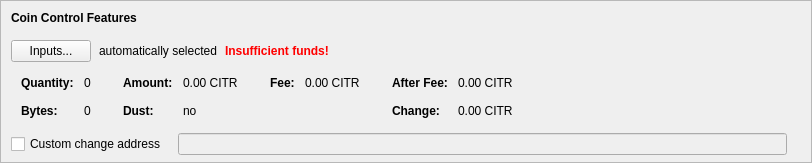
    <widget class="QFrame" name="frameCoinControl">
     <property name="sizePolicy">
      <sizepolicy hsizetype="Expanding" vsizetype="Expanding">
       <horstretch>0</horstretch>
       <verstretch>0</verstretch>
      </sizepolicy>
     </property>
     <property name="maximumSize">
      <size>
       <width>16777215</width>
       <height>16777215</height>
      </size>
     </property>
     <property name="frameShape">
      <enum>QFrame::StyledPanel</enum>
     </property>
     <property name="frameShadow">
      <enum>QFrame::Sunken</enum>
     </property>
     <layout class="QVBoxLayout" name="verticalLayoutCoinControl2">
      <property name="spacing">
       <number>0</number>
      </property>
      <property name="leftMargin">
       <number>0</number>
      </property>
      <property name="topMargin">
       <number>0</number>
      </property>
      <property name="rightMargin">
       <number>0</number>
      </property>
      <property name="bottomMargin">
       <number>6</number>
      </property>
      <item>
       <layout class="QVBoxLayout" name="verticalLayoutCoinControl" stretch="0,0,0,0,1">
        <property name="spacing">
         <number>0</number>
        </property>
        <property name="leftMargin">
         <number>10</number>
        </property>
        <property name="topMargin">
         <number>10</number>
        </property>
        <item>
         <layout class="QHBoxLayout" name="horizontalLayoutCoinControl1">
          <property name="bottomMargin">
           <number>15</number>
          </property>
          <item>
           <widget class="QLabel" name="labelCoinControlFeatures">
            <property name="sizePolicy">
             <sizepolicy hsizetype="Preferred" vsizetype="Maximum">
              <horstretch>0</horstretch>
              <verstretch>0</verstretch>
             </sizepolicy>
            </property>
            <property name="font">
             <font>
              <weight>75</weight>
              <bold>true</bold>
             </font>
            </property>
            <property name="styleSheet">
             <string notr="true">font-weight:bold;</string>
            </property>
            <property name="text">
             <string>Coin Control Features</string>
            </property>
           </widget>
          </item>
         </layout>
        </item>
        <item>
         <layout class="QHBoxLayout" name="horizontalLayoutCoinControl2" stretch="0,0,0,0">
          <property name="spacing">
           <number>8</number>
          </property>
          <property name="bottomMargin">
           <number>10</number>
          </property>
          <item>
           <widget class="QPushButton" name="pushButtonCoinControl">
            <property name="styleSheet">
             <string notr="true"/>
            </property>
            <property name="text">
             <string>Inputs...</string>
            </property>
            <property name="autoDefault">
             <bool>false</bool>
            </property>
           </widget>
          </item>
          <item>
           <widget class="QLabel" name="labelCoinControlAutomaticallySelected">
            <property name="text">
             <string>automatically selected</string>
            </property>
            <property name="margin">
             <number>5</number>
            </property>
           </widget>
          </item>
          <item>
           <widget class="QLabel" name="labelCoinControlInsuffFunds">
            <property name="font">
             <font>
              <weight>75</weight>
              <bold>true</bold>
             </font>
            </property>
            <property name="styleSheet">
             <string notr="true">color:red;font-weight:bold;</string>
            </property>
            <property name="text">
             <string>Insufficient funds!</string>
            </property>
            <property name="margin">
             <number>5</number>
            </property>
           </widget>
          </item>
          <item>
           <spacer name="horizontalSpacerCoinControl">
            <property name="orientation">
             <enum>Qt::Horizontal</enum>
            </property>
            <property name="sizeHint" stdset="0">
             <size>
              <width>40</width>
              <height>1</height>
             </size>
            </property>
           </spacer>
          </item>
         </layout>
        </item>
        <item>
         <widget class="QWidget" name="widgetCoinControl" native="true">
          <property name="sizePolicy">
           <sizepolicy hsizetype="Preferred" vsizetype="Preferred">
            <horstretch>0</horstretch>
            <verstretch>0</verstretch>
           </sizepolicy>
          </property>
          <property name="minimumSize">
           <size>
            <width>0</width>
            <height>0</height>
           </size>
          </property>
          <property name="styleSheet">
           <string notr="true"/>
          </property>
          <layout class="QHBoxLayout" name="horizontalLayoutCoinControl5">
           <property name="leftMargin">
            <number>0</number>
           </property>
           <property name="topMargin">
            <number>0</number>
           </property>
           <property name="rightMargin">
            <number>0</number>
           </property>
           <property name="bottomMargin">
            <number>0</number>
           </property>
           <item>
            <layout class="QHBoxLayout" name="horizontalLayoutCoinControl3" stretch="0,0,0,1">
             <property name="spacing">
              <number>20</number>
             </property>
             <property name="topMargin">
              <number>0</number>
             </property>
             <property name="bottomMargin">
              <number>10</number>
             </property>
             <item>
              <layout class="QFormLayout" name="formLayoutCoinControl1">
               <property name="horizontalSpacing">
                <number>10</number>
               </property>
               <property name="verticalSpacing">
                <number>14</number>
               </property>
               <property name="leftMargin">
                <number>10</number>
               </property>
               <property name="topMargin">
                <number>4</number>
               </property>
               <property name="rightMargin">
                <number>6</number>
               </property>
               <item row="0" column="0">
                <widget class="QLabel" name="labelCoinControlQuantityText">
                 <property name="font">
                  <font>
                   <weight>75</weight>
                   <bold>true</bold>
                  </font>
                 </property>
                 <property name="text">
                  <string>Quantity:</string>
                 </property>
                 <property name="margin">
                  <number>0</number>
                 </property>
                </widget>
               </item>
               <item row="0" column="1">
                <widget class="QLabel" name="labelCoinControlQuantity">
                 <property name="cursor">
                  <cursorShape>IBeamCursor</cursorShape>
                 </property>
                 <property name="contextMenuPolicy">
                  <enum>Qt::ActionsContextMenu</enum>
                 </property>
                 <property name="text">
                  <string notr="true">0</string>
                 </property>
                 <property name="margin">
                  <number>0</number>
                 </property>
                 <property name="textInteractionFlags">
                  <set>Qt::LinksAccessibleByMouse|Qt::TextSelectableByKeyboard|Qt::TextSelectableByMouse</set>
                 </property>
                </widget>
               </item>
               <item row="1" column="0">
                <widget class="QLabel" name="labelCoinControlBytesText">
                 <property name="font">
                  <font>
                   <weight>75</weight>
                   <bold>true</bold>
                  </font>
                 </property>
                 <property name="text">
                  <string>Bytes:</string>
                 </property>
                </widget>
               </item>
               <item row="1" column="1">
                <widget class="QLabel" name="labelCoinControlBytes">
                 <property name="cursor">
                  <cursorShape>IBeamCursor</cursorShape>
                 </property>
                 <property name="contextMenuPolicy">
                  <enum>Qt::ActionsContextMenu</enum>
                 </property>
                 <property name="text">
                  <string notr="true">0</string>
                 </property>
                 <property name="textInteractionFlags">
                  <set>Qt::LinksAccessibleByMouse|Qt::TextSelectableByKeyboard|Qt::TextSelectableByMouse</set>
                 </property>
                </widget>
               </item>
              </layout>
             </item>
             <item>
              <layout class="QFormLayout" name="formLayoutCoinControl2">
               <property name="horizontalSpacing">
                <number>10</number>
               </property>
               <property name="verticalSpacing">
                <number>14</number>
               </property>
               <property name="leftMargin">
                <number>6</number>
               </property>
               <property name="topMargin">
                <number>4</number>
               </property>
               <property name="rightMargin">
                <number>6</number>
               </property>
               <item row="0" column="0">
                <widget class="QLabel" name="labelCoinControlAmountText">
                 <property name="font">
                  <font>
                   <weight>75</weight>
                   <bold>true</bold>
                  </font>
                 </property>
                 <property name="text">
                  <string>Amount:</string>
                 </property>
                 <property name="margin">
                  <number>0</number>
                 </property>
                </widget>
               </item>
               <item row="0" column="1">
                <widget class="QLabel" name="labelCoinControlAmount">
                 <property name="cursor">
                  <cursorShape>IBeamCursor</cursorShape>
                 </property>
                 <property name="contextMenuPolicy">
                  <enum>Qt::ActionsContextMenu</enum>
                 </property>
                 <property name="text">
                  <string notr="true">0.00 CITR</string>
                 </property>
                 <property name="textInteractionFlags">
                  <set>Qt::LinksAccessibleByMouse|Qt::TextSelectableByKeyboard|Qt::TextSelectableByMouse</set>
                 </property>
                </widget>
               </item>
               <item row="1" column="0">
                <widget class="QLabel" name="labelCoinControlLowOutputText">
                 <property name="font">
                  <font>
                   <weight>75</weight>
                   <bold>true</bold>
                  </font>
                 </property>
                 <property name="text">
                  <string>Dust:</string>
                 </property>
                </widget>
               </item>
               <item row="1" column="1">
                <widget class="QLabel" name="labelCoinControlLowOutput">
                 <property name="cursor">
                  <cursorShape>IBeamCursor</cursorShape>
                 </property>
                 <property name="contextMenuPolicy">
                  <enum>Qt::ActionsContextMenu</enum>
                 </property>
                 <property name="text">
                  <string notr="true">no</string>
                 </property>
                 <property name="textInteractionFlags">
                  <set>Qt::LinksAccessibleByMouse|Qt::TextSelectableByKeyboard|Qt::TextSelectableByMouse</set>
                 </property>
                </widget>
               </item>
              </layout>
             </item>
             <item>
              <layout class="QFormLayout" name="formLayoutCoinControl3">
               <property name="horizontalSpacing">
                <number>10</number>
               </property>
               <property name="verticalSpacing">
                <number>14</number>
               </property>
               <property name="leftMargin">
                <number>6</number>
               </property>
               <property name="topMargin">
                <number>4</number>
               </property>
               <property name="rightMargin">
                <number>6</number>
               </property>
               <item row="0" column="0">
                <widget class="QLabel" name="labelCoinControlFeeText">
                 <property name="font">
                  <font>
                   <weight>75</weight>
                   <bold>true</bold>
                  </font>
                 </property>
                 <property name="text">
                  <string>Fee:</string>
                 </property>
                 <property name="margin">
                  <number>0</number>
                 </property>
                </widget>
               </item>
               <item row="0" column="1">
                <widget class="QLabel" name="labelCoinControlFee">
                 <property name="cursor">
                  <cursorShape>IBeamCursor</cursorShape>
                 </property>
                 <property name="contextMenuPolicy">
                  <enum>Qt::ActionsContextMenu</enum>
                 </property>
                 <property name="text">
                  <string notr="true">0.00 CITR</string>
                 </property>
                 <property name="textInteractionFlags">
                  <set>Qt::LinksAccessibleByMouse|Qt::TextSelectableByKeyboard|Qt::TextSelectableByMouse</set>
                 </property>
                </widget>
               </item>
             </layout>
             </item>
             <item>
              <layout class="QFormLayout" name="formLayoutCoinControl4">
               <property name="horizontalSpacing">
                <number>10</number>
               </property>
               <property name="verticalSpacing">
                <number>14</number>
               </property>
               <property name="leftMargin">
                <number>6</number>
               </property>
               <property name="topMargin">
                <number>4</number>
               </property>
               <property name="rightMargin">
                <number>6</number>
               </property>
               <item row="0" column="0">
                <widget class="QLabel" name="labelCoinControlAfterFeeText">
                 <property name="font">
                  <font>
                   <weight>75</weight>
                   <bold>true</bold>
                  </font>
                 </property>
                 <property name="text">
                  <string>After Fee:</string>
                 </property>
                 <property name="margin">
                  <number>0</number>
                 </property>
                </widget>
               </item>
               <item row="0" column="1">
                <widget class="QLabel" name="labelCoinControlAfterFee">
                 <property name="cursor">
                  <cursorShape>IBeamCursor</cursorShape>
                 </property>
                 <property name="contextMenuPolicy">
                  <enum>Qt::ActionsContextMenu</enum>
                 </property>
                 <property name="text">
                  <string notr="true">0.00 CITR</string>
                 </property>
                 <property name="textInteractionFlags">
                  <set>Qt::LinksAccessibleByMouse|Qt::TextSelectableByKeyboard|Qt::TextSelectableByMouse</set>
                 </property>
                </widget>
               </item>
               <item row="1" column="0">
                <widget class="QLabel" name="labelCoinControlChangeText">
                 <property name="font">
                  <font>
                   <weight>75</weight>
                   <bold>true</bold>
                  </font>
                 </property>
                 <property name="text">
                  <string>Change:</string>
                 </property>
                </widget>
               </item>
               <item row="1" column="1">
                <widget class="QLabel" name="labelCoinControlChange">
                 <property name="cursor">
                  <cursorShape>IBeamCursor</cursorShape>
                 </property>
                 <property name="contextMenuPolicy">
                  <enum>Qt::ActionsContextMenu</enum>
                 </property>
                 <property name="text">
                  <string notr="true">0.00 CITR</string>
                 </property>
                 <property name="textInteractionFlags">
                  <set>Qt::LinksAccessibleByMouse|Qt::TextSelectableByKeyboard|Qt::TextSelectableByMouse</set>
                 </property>
                </widget>
               </item>
              </layout>
             </item>
            </layout>
           </item>
          </layout>
         </widget>
        </item>
        <item>
         <layout class="QHBoxLayout" name="horizontalLayoutCoinControl4" stretch="0,0,0">
          <property name="spacing">
           <number>12</number>
          </property>
          <property name="sizeConstraint">
           <enum>QLayout::SetDefaultConstraint</enum>
          </property>
          <property name="topMargin">
           <number>5</number>
          </property>
          <property name="rightMargin">
           <number>5</number>
          </property>
          <item>
           <widget class="QCheckBox" name="checkBoxCoinControlChange">
            <property name="toolTip">
             <string>If this is activated, but the change address is empty or invalid, change will be sent to a newly generated address.</string>
            </property>
            <property name="text">
             <string>Custom change address</string>
            </property>
           </widget>
          </item>
          <item>
           <widget class="QValidatedLineEdit" name="lineEditCoinControlChange">
            <property name="enabled">
             <bool>false</bool>
            </property>
            <property name="sizePolicy">
             <sizepolicy hsizetype="Expanding" vsizetype="Fixed">
              <horstretch>0</horstretch>
              <verstretch>0</verstretch>
             </sizepolicy>
            </property>
           </widget>
          </item>
          <item>
           <widget class="QLabel" name="labelCoinControlChangeLabel">
            <property name="sizePolicy">
             <sizepolicy hsizetype="Preferred" vsizetype="Expanding">
              <horstretch>0</horstretch>
              <verstretch>0</verstretch>
             </sizepolicy>
            </property>
            <property name="minimumSize">
             <size>
              <width>0</width>
              <height>0</height>
             </size>
            </property>
            <property name="text">
             <string/>
            </property>
            <property name="margin">
             <number>3</number>
            </property>
           </widget>
          </item>
         </layout>
        </item>
        <item>
         <spacer name="verticalSpacerCoinControl">
          <property name="orientation">
           <enum>Qt::Vertical</enum>
          </property>
          <property name="sizeHint" stdset="0">
           <size>
            <width>800</width>
            <height>1</height>
           </size>
          </property>
         </spacer>
        </item>
       </layout>
      </item>
     </layout>
    </widget>
